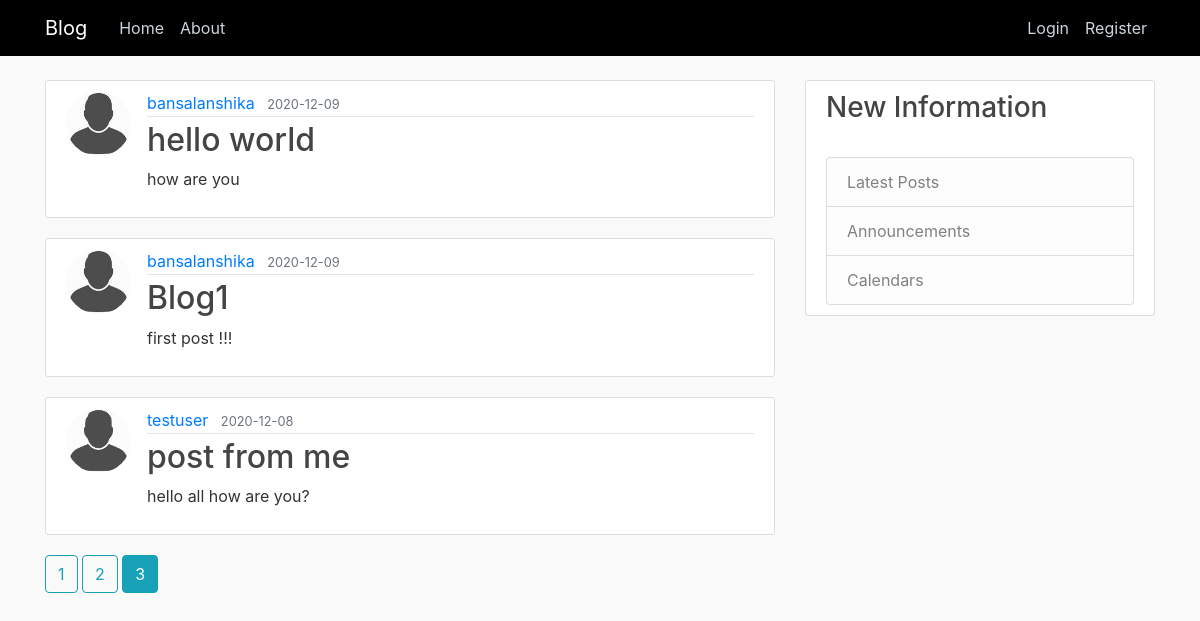
Screenshot of /home?page=3 with the database file from the repository.
### blog/models.py (models this page shows, shortened)
class Post(db.Model):
    id = db.Column(db.Integer, primary_key=True)
    title = db.Column(db.String(100), nullable=False)
    date_posted = db.Column(db.DateTime, nullable=False, default=datetime.utcnow)
    content = db.Column(db.Text, nullable=False)
    user_id = db.Column(db.Integer, db.ForeignKey('user.id'), nullable=False)

class User(db.Model, UserMixin):
    id = db.Column(db.Integer, primary_key=True)
    username = db.Column(db.String(20), unique=True, nullable=False)
    email = db.Column(db.String(120), unique=True, nullable=False)
    image_file = db.Column(db.String(20), nullable=False, default='default.jpg')
    password = db.Column(db.String(60), nullable=False)
    posts = db.relationship('Post', backref='author', lazy=True)

### blog/main/routes.py (the view)
@main.route("/")
@main.route("/home")
def home():
    page = request.args.get('page', 1, type = int)
    posts = Post.query.order_by(Post.date_posted.desc()).paginate(page = page, per_page = 5)
    return render_template('home.html', posts=posts)

### blog/templates/home.html
{% extends "layout.html" %}
{% block content %}
    {% for post in posts.items %}
        <article class="media content-section">
          <img class="rounded-circle article-img", src="{{ url_for('static', filename = 'profile_pics/' + post.author.image_file) }}">
          <div class="media-body">
            <div class="article-metadata">
              <a class="mr-2" href="{{ url_for('users.user_posts', username = post.author.username) }}">{{ post.author.username }}</a>
              <small class="text-muted">{{ post.date_posted.strftime('%Y-%m-%d') }}</small>
            </div>
            <h2><a class="article-title" href="{{ url_for('posts.post', post_id=post.id) }}">{{ post.title }}</a></h2>
            <p class="article-content">{{ post.content }}</p>
          </div>
        </article>
    {% endfor %}
    {% for page_num in posts.iter_pages(left_edge=1, right_edge=1, left_current=1, right_current=2) %}
      {% if page_num %}
        {% if posts.page == page_num %}
          <a class="btn btn-info mb-4" href="{{ url_for('main.home', page=page_num) }}">{{ page_num }}</a>
        {% else %}
          <a class="btn btn-outline-info mb-4" href="{{ url_for('main.home', page=page_num) }}">{{ page_num }}</a>
        {% endif %}
      {% else %}
        ...
      {% endif %}
    {% endfor %}
{% endblock content %}

### blog/static/main.css (style rules this page uses)
body { background: #fafafa; color: #333333; margin-top: 5rem; }
h1, h2, h3, h4, h5, h6 { color: #444444; }
.content-section { background: #ffffff; padding: 10px 20px; border: 1px solid #dddddd; border-radius: 3px; margin-bottom: 20px; }
.article-title { color: #444444; }
.article-content { white-space: pre-line; }
.article-img { height: 65px; width: 65px; margin-right: 16px; }
.article-metadata { padding-bottom: 1px; margin-bottom: 4px; border-bottom: 1px solid #e3e3e3 }

### rows the page displays
Post: image_file (picture), author.username "bansalanshika", date_posted "2020-12-09", title "hello world", content "how are you"
Post: image_file (picture), author.username "bansalanshika", date_posted "2020-12-09", title "Blog1", content "first post !!!"
Post: image_file (placeholder picture), author.username "testuser", date_posted "2020-12-08", title "post from me", content "hello all how are you?"

### other values shown
{{ page_num }} "1" "2"
{{ page_num }} "3"
